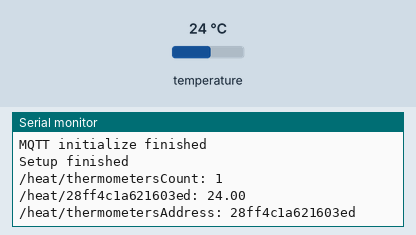
Recording of a sketch running on a simulated Arduino Uno, built with avr-gcc and run on an emulated ATmega328P. On the bench: the last lines printed to the serial monitor. The test bench sets the inputs (shaded band); at power-on: temperature 24 °C. WiFi joins after 1.5 s; servers stay silent unless stated; no MQTT or app messages arrive unless stated.

Above: at 3.3 s.
3.4 s: temperature set to 12 °C
At 4.6 s:
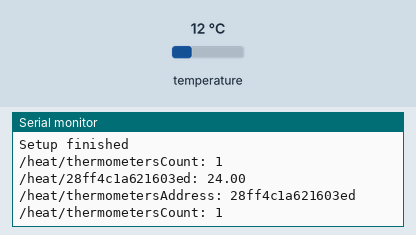
5.9 s: temperature set to 19 °C
At 7.2 s:
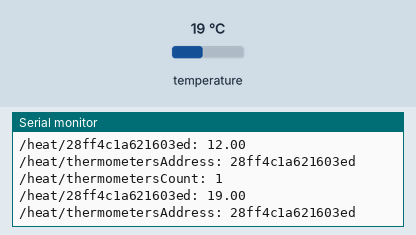
Timing chart, 0 to 8.9 s (numbered marks = the images above; inputs shaded):
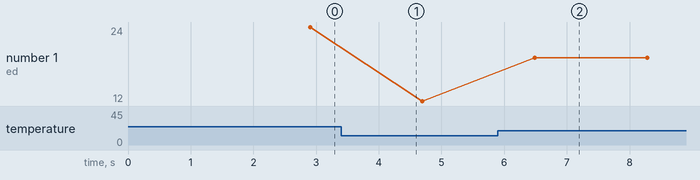

Measured:
- after the input at 5.9 s, the serial monitor: prints a new line after 0.59 s (image 2)
- plotted number 1: 24 → 12 after the input at 3.4 s, 12 → 19 after the input at 5.9 s

The sketch:

DS1820MultipleTemperature_to_MQTT.ino
```cpp
#include <SPI.h> //Ethernet shield
#include <Ethernet.h> //Ethernet shield

#include <PubSubClient.h> //MQTT

#include <OneWire.h> //Temperature
#include <DallasTemperature.h> //Temperature

#define ONE_WIRE_BUS A5
#define TEMPERATURE_PRECISION 12

byte mac[] = {
  0x00, 0xAA, 0xBB, 0xCC, 0xDE, 0x02
};
byte server[] = { 192, 168, 1, 21 };

OneWire oneWire(ONE_WIRE_BUS);
DallasTemperature sensors(&oneWire);

EthernetClient ethClient;
PubSubClient client(ethClient);

char* monitorConnectedTopic = "/heat/temperatureMonitor";
String thermometersCountTopic = "/heat/thermometersCount";
String thermometersAddressTopic = "/heat/thermometersAddress";
String thermometersInfoTopicStart = "/heat/";
void setup()
{
  Serial.begin(9600);
  Serial.println("Setup started");
  sensors.begin();
  initializeEthernet();
  initializeMQTT();
  Serial.println("Setup finished");

  delay(500);//Wait for newly restarted system to stabilize
}

void initializeMQTT(){
  Serial.println("MQTT initialize started");
  client.setServer(server, 1883);
  if (client.connect(monitorConnectedTopic)) {
    sendMQTTMessage(monitorConnectedTopic, "OK");
    Serial.println("MQTT Working");
    //client.subscribe("/myhome/in/#");
  }
  else{
    Serial.println("MQTT not connected");
  }
  Serial.println("MQTT initialize finished");
}

void initializeEthernet(){
  Serial.println("Ethernet initialize started");
  if (Ethernet.begin(mac) == 0) {
    Serial.println("Failed to configure Ethernet using DHCP");
    if (Ethernet.hardwareStatus() == EthernetNoHardware) {
      Serial.println("Ethernet shield was not found.  Sorry, can't run without hardware. :(");
    } else if (Ethernet.linkStatus() == LinkOFF) {
      Serial.println("Ethernet cable is not connected.");
    }
  }else{
    Serial.print("My IP address: ");
    Serial.println(Ethernet.localIP());
  }
  Serial.println("Ethernet initialize finished");
}

void callback(char* topic, byte* payload, unsigned int length) {
  /*Example of receiving commands from MQTT*/
  /*payload[length] = '\0';
  Serial.print(topic);
  Serial.print("  ");
  String strTopic = String(topic);
  String strPayload = String((char*)payload);
  Serial.println(strPayload);

  if (strTopic == "/myhome/in/Kitchen_light1") {
    if (strPayload == "OFF")     digitalWrite(light1_pin, LOW);
    else if (strPayload == "ON") digitalWrite(light1_pin, HIGH);
  }
  else if (strTopic == "/myhome/in/Kitchen_light2") {
    if (strPayload == "OFF") digitalWrite(light2_pin, LOW);
    else if (strPayload == "ON") digitalWrite(light2_pin, HIGH);
  }*/
}

void loop(void)
{
  checkThermometers();
  delay(1000);
}

void sendMQTTMessage(String topic, String message){
  Serial.println(topic + ": " + message);
  client.publish(topic.c_str(),message.c_str());
}

void checkThermometers(){
  int totalThermometers = sensors.getDeviceCount();
  oneWire.reset_search();
  DeviceAddress currentThermometer;
  sendMQTTMessage(thermometersCountTopic, String(totalThermometers));
  String allAddress = "";
  sensors.requestTemperatures();
  for (int i = 0;  i < totalThermometers;  i++) {
    sensors.getAddress(currentThermometer,i);
    String address = convertAddressToString(currentThermometer);
    allAddress = allAddress + address + " ";
    sendMQTTMessage(thermometersInfoTopicStart + address, String(sensors.getTempC(currentThermometer)));
  }
  sendMQTTMessage(thermometersAddressTopic, allAddress);
}

/* got from https://handyman.dulare.com/esp8266-ds18b20-web-server/ */
String convertAddressToString(DeviceAddress deviceAddress) {
  String addrToReturn = "";
  for (uint8_t i = 0; i < 8; i++){
    if (deviceAddress[i] < 16) addrToReturn += "0";
    addrToReturn += String(deviceAddress[i], HEX);
  }
  return addrToReturn;
}
```
